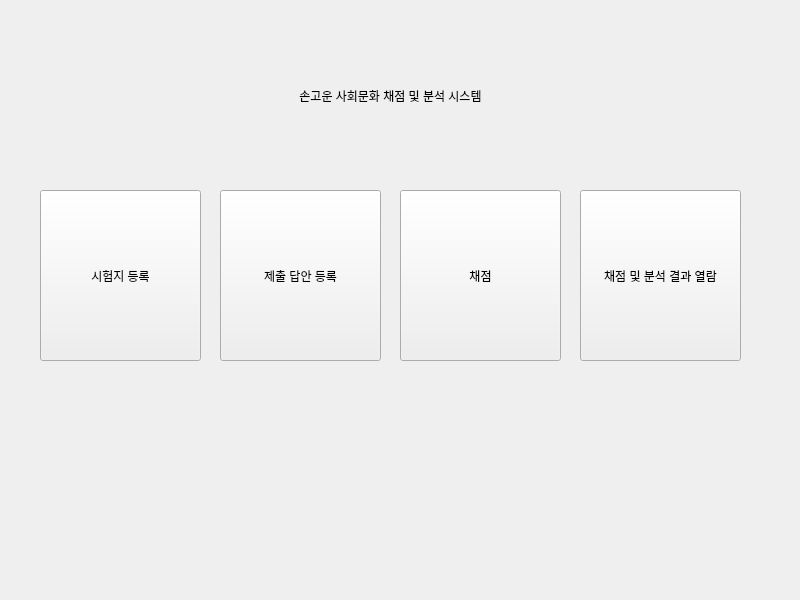
<?xml version="1.0" encoding="UTF-8"?>
<ui version="4.0">
 <class>MainWindow</class>
 <widget class="QMainWindow" name="MainWindow">
  <property name="geometry">
   <rect>
    <x>0</x>
    <y>0</y>
    <width>800</width>
    <height>600</height>
   </rect>
  </property>
  <property name="windowTitle">
   <string>손고운 사회문화 채점 및 분석 시스템</string>
  </property>
  <widget class="QWidget" name="centralwidget">
   <widget class="QPushButton" name="pushButton_1">
    <property name="geometry">
     <rect>
      <x>40</x>
      <y>190</y>
      <width>161</width>
      <height>171</height>
     </rect>
    </property>
    <property name="text">
     <string>시험지 등록</string>
    </property>
   </widget>
   <widget class="QPushButton" name="pushButton_2">
    <property name="geometry">
     <rect>
      <x>220</x>
      <y>190</y>
      <width>161</width>
      <height>171</height>
     </rect>
    </property>
    <property name="text">
     <string>제출 답안 등록</string>
    </property>
   </widget>
   <widget class="QPushButton" name="pushButton_3">
    <property name="geometry">
     <rect>
      <x>400</x>
      <y>190</y>
      <width>161</width>
      <height>171</height>
     </rect>
    </property>
    <property name="text">
     <string>채점</string>
    </property>
   </widget>
   <widget class="QPushButton" name="pushButton_4">
    <property name="geometry">
     <rect>
      <x>580</x>
      <y>190</y>
      <width>161</width>
      <height>171</height>
     </rect>
    </property>
    <property name="text">
     <string>채점 및 분석 결과 열람</string>
    </property>
   </widget>
   <widget class="QLabel" name="label">
    <property name="geometry">
     <rect>
      <x>200</x>
      <y>60</y>
      <width>381</width>
      <height>71</height>
     </rect>
    </property>
    <property name="text">
     <string>손고운 사회문화 채점 및 분석 시스템</string>
    </property>
    <property name="alignment">
     <set>Qt::AlignCenter</set>
    </property>
   </widget>
  </widget>
 </widget>
 <resources/>
 <connections>
  <connection>
   <sender>pushButton_1</sender>
   <signal>clicked()</signal>
   <receiver>MainWindow</receiver>
   <slot>openRegisterExam()</slot>
   <hints>
    <hint type="sourcelabel">
     <x>137</x>
     <y>279</y>
    </hint>
    <hint type="destinationlabel">
     <x>148</x>
     <y>431</y>
    </hint>
   </hints>
  </connection>
  <connection>
   <sender>pushButton_2</sender>
   <signal>clicked()</signal>
   <receiver>MainWindow</receiver>
   <slot>openRegisterStudentsSubmission()</slot>
   <hints>
    <hint type="sourcelabel">
     <x>311</x>
     <y>324</y>
    </hint>
    <hint type="destinationlabel">
     <x>260</x>
     <y>384</y>
    </hint>
   </hints>
  </connection>
  <connection>
   <sender>pushButton_3</sender>
   <signal>clicked()</signal>
   <receiver>MainWindow</receiver>
   <slot>openAnalyzeExam()</slot>
   <hints>
    <hint type="sourcelabel">
     <x>472</x>
     <y>343</y>
    </hint>
    <hint type="destinationlabel">
     <x>477</x>
     <y>383</y>
    </hint>
   </hints>
  </connection>
  <connection>
   <sender>pushButton_4</sender>
   <signal>clicked()</signal>
   <receiver>MainWindow</receiver>
   <slot>openShowExam()</slot>
   <hints>
    <hint type="sourcelabel">
     <x>691</x>
     <y>337</y>
    </hint>
    <hint type="destinationlabel">
     <x>694</x>
     <y>372</y>
    </hint>
   </hints>
  </connection>
 </connections>
 <slots>
  <slot>openRegisterExam()</slot>
  <slot>openRegisterStudentsSubmission()</slot>
  <slot>openAnalyzeExam()</slot>
  <slot>openShowExam()</slot>
 </slots>
</ui>
